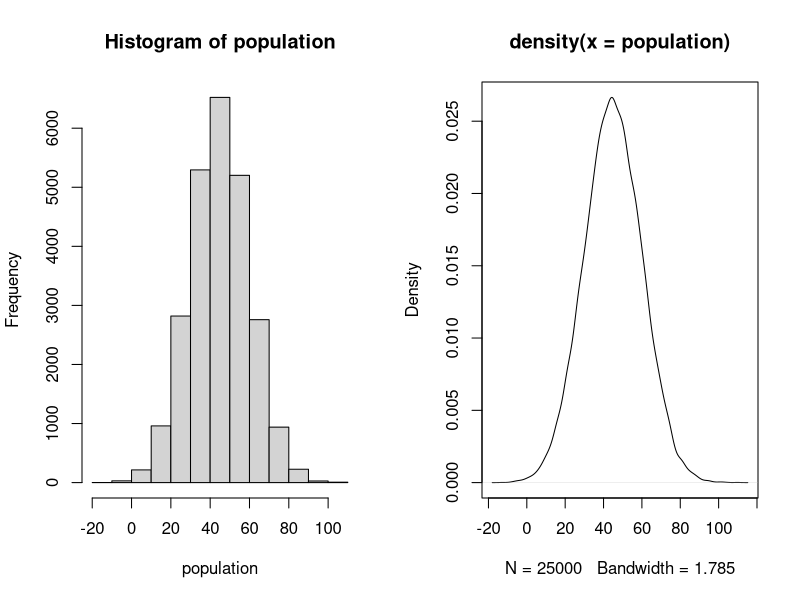
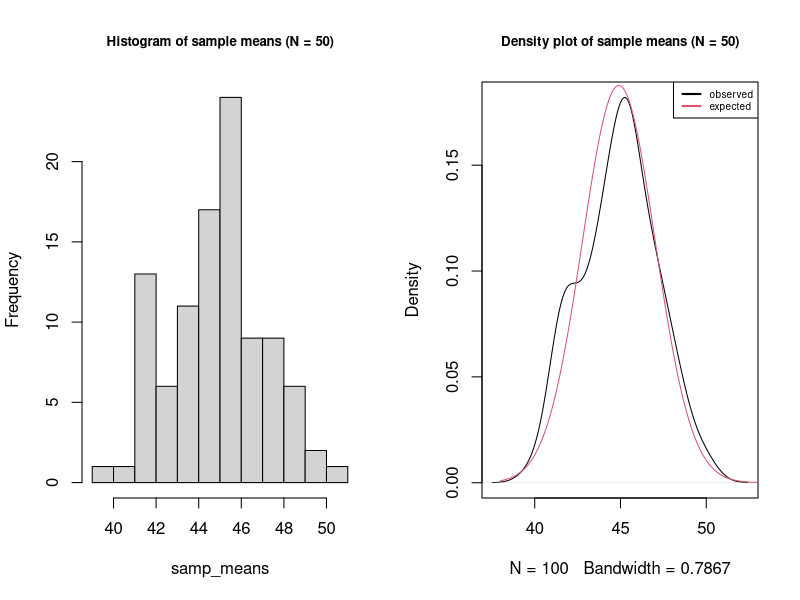

These figures' R source, in order:
## ---- chunk 1
knitr::opts_chunk$set(echo = TRUE)
## ---- chunk 2
# Set.seed allows reproducible results when using random sampling functions 
set.seed(123)

# Draw 25000 values from a normal(45,15) distribution and save them in a vector: population
population <- rnorm(n=25000, mean=45, sd=15) 
pop_mean <- mean(population) # Computes the mean of the population
pop_mean # Prints the mean of the population
pop_sd <- sd(population) # Computes the sd of the population
pop_sd # Prints the sd of the population

par(mfrow=c(1,2)) # Creates a 1 by 2 grid to plot figures in 
hist(population) # Plots a histogram of the draw
plot(density(population)) # Creates a density plot of the draw
## ---- chunk 3
samp_size <- 50 # Save a sample size of 50

# Save and print the mean of the sampling distribution of the mean
samp_dist_mean <- pop_mean
samp_dist_mean

# Save and print the standard deviation of the sampling distribution of the mean
samp_dist_SE <- pop_sd/sqrt(samp_size)
samp_dist_SE
## ---- chunk 4
samp_size <- 50 # Set the size of sample
ITER <- 100 # Set the number of iterations (i.e., number of samples)

# Create empty vector of length ITER to store results 
samp_means <- rep(NA, length=ITER)

# Creates a loop to repeat this process ITER times
for (i in 1:ITER){
  samp_means[i] <- mean(sample(population, size=50))
}

# This should be close to 44.9
mean(samp_means)

# This should be close to 2.13
sd(samp_means)

par(mfrow=c(1,2))
# Plots a histogram of the sample means
hist(samp_means, main="Histogram of sample means (N = 50)", cex.main = 0.8)

# Creates a density plot of the sample means 
plot(density(samp_means), main = "Density plot of sample means (N = 50)", cex.main = 0.8)

# Adds a density plot showing the expected sampling distribution based on CLT
lines(seq(38,53,.1),dnorm(seq(38,53,.1),samp_dist_mean,samp_dist_SE), col=2)
legend(x="topright", legend=c("observed", "expected"), lwd=2, lty=c(1,1),col=c(1,2), cex= 0.6) 
## ---- chunk 5
# Keep this here when you submit and do not call set.seed() again 
# This way, everyone will get the same answers
set.seed(333)
## ---- chunk 6
# Sample and store (in a vector: pop) 10000 values from a uniform(0,1) distribution

# Plot a histogram of pop

## ---- chunk 7
# Calculate population mean and save as pop_mean

# Print pop_mean  

# Calculation population sd and save as pop_sd

# Print pop_sd

## ---- chunk 8
# Calculate the expected mean of the means and save as samp_dist_mean

# Print samp_dist_mean  

# Calculate the expected sd of the means and save as samp_dist_sd

# Print samp_dist_sd  

## ---- chunk 9
# Set the size of sample 
 
# Set the number of iterations  

samp_means <- # insert code here to initialize an empty vector


for (i in 1:ITER){
  # Insert code here to sample 50 values from a uniform(0,1) distribution
  # And save the mean of those values in the ith location of samp_means
}

# Calculate the mean of samp_means

# Calculate the standard deviation of samp_means

# Plot a histogram of samp_means

# Plot a smoothed density plot of samp_means  

